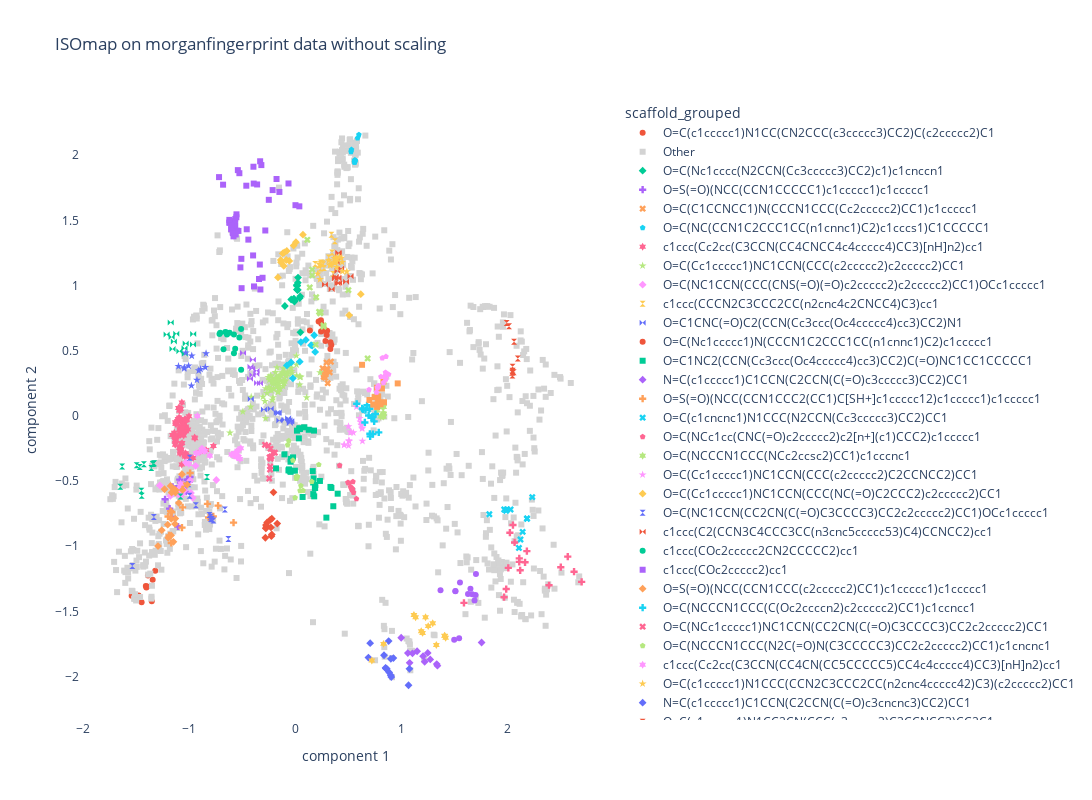

Notebook code for this chart:
### Code cell
fig_ISO_morgan = px.scatter(final_ISO_morgan, x="component 1", y="component 2",
                   color = "scaffold_grouped",symbol='scaffold_grouped',
                    symbol_sequence = symbols,                   
                    color_discrete_map= {'Other': 'lightgrey', 
                                        },
                    title = 'ISOmap on morganfingerprint data without scaling',
                                      width=1200,
                                      height=800,render_mode='SVG')
fig_ISO_morgan.update_layout(plot_bgcolor='White')
#fig_ISO_morgan.show()
app_scatter = molplotly.add_molecules(fig=fig_ISO_morgan,
                                      df=final_ISO_morgan,
                                      smiles_col='smiles',
                                      title_col='InChIKey',
                                      condition_col = 'scaffold_grouped')
                                                                          
app_scatter.run_server(mode='inline', port=9703, height=800)

### Figure 1 — Plotly figure (JSON) as saved in the notebook; plotly's stock layout.template omitted (floating-point values rounded to 4 significant figures; data arrays with more than 128 entries replaced by an {"elided": "..."} marker saying what was removed)
{"data": [{"hovertemplate": "scaffold_grouped=O=C(c1ccccc1)N1CC(CN2CCC(c3ccccc3)CC2)C(c2ccccc2)C1<br>component 1=%{x}<br>component 2=%{y}<extra></extra>", "legendgroup": "O=C(c1ccccc1)N1CC(CN2CCC(c3ccccc3)CC2)C(c2ccccc2)C1", "marker": {"color": "#EF553B", "symbol": "circle"}, "mode": "markers", "name": "O=C(c1ccccc1)N1CC(CN2CCC(c3ccccc3)CC2)C(c2ccccc2)C1", "orientation": "v", "showlegend": true, "type": "scatter", "x": [-1.389, -1.477, -1.321, -1.398, -1.543, -1.409, -1.504, -1.449, -1.345, -1.353, -1.404], "xaxis": "x", "y": [-1.225, -1.378, -1.189, -1.309, -1.381, -1.306, -1.397, -1.43, -1.257, -1.422, -1.318], "yaxis": "y"}, {"hovertemplate": "scaffold_grouped=Other<br>component 1=%{x}<br>component 2=%{y}<extra></extra>", "legendgroup": "Other", "marker": {"color": "lightgrey", "symbol": "square"}, "mode": "markers", "name": "Other", "orientation": "v", "showlegend": true, "type": "scatter", "x": {"elided": "1401 float values"}, "xaxis": "x", "y": {"elided": "1401 float values"}, "yaxis": "y"}, {"hovertemplate": "scaffold_grouped=O=C(Nc1cccc(N2CCN(Cc3ccccc3)CC2)c1)c1cnccn1<br>component 1=%{x}<br>component 2=%{y}<extra></extra>", "legendgroup": "O=C(Nc1cccc(N2CCN(Cc3ccccc3)CC2)c1)c1cnccn1", "marker": {"color": "#00cc96", "symbol": "diamond"}, "mode": "markers", "name": "O=C(Nc1cccc(N2CCN(Cc3ccccc3)CC2)c1)c1cnccn1", "orientation": "v", "showlegend": true, "type": "scatter", "x": [0.04288, -0.03795, -0.009311, -0.01392, 0.049, 0.01855, 0.02226, 0.02494, -0.01501, 0.01411, -0.009128, -0.00698, 0.01645, 0.02303, 0.01536, 0.02644, -0.09759, 0.04653, -0.009946, -0.009748], "xaxis": "x", "y": [0.9037, 0.8927, 0.8865, 0.8858, 0.6407, 1.001, 0.9665, 1.022, 0.8979, 1.003, 0.8863, 0.8766, 0.9968, 0.9645, 0.9684, 1.061, 0.8428, 0.9169, 0.8966, 0.8815], "yaxis": "y"}, {"hovertemplate": "scaffold_grouped=O=S(=O)(NCC(CCN1CCCCC1)c1ccccc1)c1ccccc1<br>component 1=%{x}<br>component 2=%{y}<extra></extra>", "legendgroup": "O=S(=O)(NCC(CCN1CCCCC1)c1ccccc1)c1ccccc1", "marker": {"color": "#ab63fa", "symbol": "cross"}, "mode": "markers", "name": "O=S(=O)(NCC(CCN1CCCCC1)c1ccccc1)c1ccccc1", "orientation": "v", "showlegend": true, "type": "scatter", "x": [-1.185, -1.018, -1.089, -1.121, -1.08, -1.034, -1.011, -1.228, -1.03, -0.9927, -0.9999, -1.157, -1.168, -1.105], "xaxis": "x", "y": [-0.7117, -0.4912, -0.4893, -0.5581, -0.5114, -0.5366, -0.4875, -0.6401, -0.5822, -0.4695, -0.5032, -0.5444, -0.7748, -0.8489], "yaxis": "y"}, {"hovertemplate": "scaffold_grouped=O=C(C1CCNCC1)N(CCCN1CCC(Cc2ccccc2)CC1)c1ccccc1<br>component 1=%{x}<br>component 2=%{y}<extra></extra>", "legendgroup": "O=C(C1CCNCC1)N(CCCN1CCC(Cc2ccccc2)CC1)c1ccccc1", "marker": {"color": "#FFA15A", "symbol": "x"}, "mode": "markers", "name": "O=C(C1CCNCC1)N(CCCN1CCC(Cc2ccccc2)CC1)c1ccccc1", "orientation": "v", "showlegend": true, "type": "scatter", "x": [0.2689, 0.2719, 0.3364, 0.3065, 0.2945, 0.2873, 0.2752, 0.2828, 0.3254, 0.2958, 0.3039, 0.271, 0.2779, 0.2977, 0.2583], "xaxis": "x", "y": [0.2992, 0.3172, 0.4151, 0.2504, 0.3435, 0.3181, 0.3147, 0.2925, 0.3333, 0.4088, 0.3584, 0.6646, 0.3214, 0.3604, 0.3647], "yaxis": "y"}, {"hovertemplate": "scaffold_grouped=O=C(NC(CCN1C2CCC1CC(n1cnnc1)C2)c1cccs1)C1CCCCC1<br>component 1=%{x}<br>component 2=%{y}<extra></extra>", "legendgroup": "O=C(NC(CCN1C2CCC1CC(n1cnnc1)C2)c1cccs1)C1CCCCC1", "marker": {"color": "#19d3f3", "symbol": "pentagon"}, "mode": "markers", "name": "O=C(NC(CCN1C2CCC1CC(n1cnnc1)C2)c1cccs1)C1CCCCC1", "orientation": "v", "showlegend": true, "type": "scatter", "x": [0.5304, 0.5664, 0.5604, 0.5601, 0.5628, 0.6004, 0.5598, 0.5882, 0.5261, 0.5616], "xaxis": "x", "y": [2.043, 1.957, 1.95, 1.945, 1.964, 2.156, 1.945, 2.131, 2.026, 1.957], "yaxis": "y"}, {"hovertemplate": "scaffold_grouped=c1ccc(Cc2cc(C3CCN(CC4CNCC4c4ccccc4)CC3)[nH]n2)cc1<br>component 1=%{x}<br>component 2=%{y}<extra></extra>", "legendgroup": "c1ccc(Cc2cc(C3CCN(CC4CNCC4c4ccccc4)CC3)[nH]n2)cc1", "marker": {"color": "#FF6692", "symbol": "hexagram"}, "mode": "markers", "name": "c1ccc(Cc2cc(C3CCN(CC4CNCC4c4ccccc4)CC3)[nH]n2)cc1", "orientation": "v", "showlegend": true, "type": "scatter", "x": [-1.07, -1.042, -1.009, -1.131, -1.03, -1.078, -1.086, -1.126, -1.129, -1.092, -1.08, -1.052, -1.034, -1.126, -1.055, -1.084, -1.064, -1.03, -1.14, -1.03, -1.061, -1.048, -1.112, -0.964, -1.078, -1.127, -1.049, -1.038, -1.091, -1.082, -1.096, -1.129, -1.085, -0.9455, -1.13, -1.034, -1.031, -1.158, -1.045, -1.09, -1.106, -1.002, -1.085, -1.083, -1.111, -1.052, -1.073, -0.95, -1.089, -1.012, -1.047, -1.091, -1.067, -1.054, -1.065, -1.088, -1.07, -1.067, -1.04, -1.021, -1.036, -0.8412, -1.132, -0.7718, -1.137, -1.03, -1.086, -1.136, -1.076, -1.068, -1.102, -1.104, -1.095, -1.092, -1.118, -0.9012], "xaxis": "x", "y": [-0.3731, -0.3031, -0.3097, -0.1934, -0.0813, -0.04345, -0.2894, -0.06018, -0.1847, -0.02432, 0.05217, -0.08195, -0.286, -0.1839, -0.1112, -0.1089, -0.1345, -0.09503, -0.1303, -0.2978, -0.03985, -0.06274, -0.1579, -0.3228, -0.1371, -0.06129, -0.1212, -0.3149, -0.103, -0.1454, -0.01168, -0.1845, -0.2342, -0.1715, -0.04872, -0.03052, -0.1181, -0.1466, -0.0269, 0.0422, -0.02491, -0.003719, -0.2749, -0.02471, -0.03989, -0.1503, -0.257, -0.166, 0.05749, -0.1049, -0.1181, -0.2464, -0.2081, -0.07626, -0.1322, -0.08798, 0.1026, -0.1422, -0.3039, -0.02935, -0.02921, -0.2623, -0.2215, -0.2317, -0.1603, -0.03613, -0.1195, -0.1587, -0.2139, -0.09367, 0.05996, -0.02327, 0.06114, 0.04026, -0.05561, -0.2783], "yaxis": "y"}, {"hovertemplate": "scaffold_grouped=O=C(Cc1ccccc1)NC1CCN(CCC(c2ccccc2)c2ccccc2)CC1<br>component 1=%{x}<br>component 2=%{y}<extra></extra>", "legendgroup": "O=C(Cc1ccccc1)NC1CCN(CCC(c2ccccc2)c2ccccc2)CC1", "marker": {"color": "#B6E880", "symbol": "star"}, "mode": "markers", "name": "O=C(Cc1ccccc1)NC1CCN(CCC(c2ccccc2)c2ccccc2)CC1", "orientation": "v", "showlegend": true, "type": "scatter", "x": [-0.09651, -0.6156, -0.0392, -0.1144, -0.1077, -0.2286, 0.2339, -0.08551, -0.4942, -0.03422, -0.1695, -0.1581, -0.1529, -0.2117, -0.174, -0.03547, -0.1653, -0.06022, -0.4154, -0.4207, -0.08756, 0.1078, -0.2359, -0.09397, -0.1868, -0.2537, -0.2139, -0.1058, -0.1119, -0.172, -0.06522, 0.04446, -0.1583, -0.1892, 0.04194, -0.08122, -0.2157, -0.1865, -0.1736, 0.04229, -0.278, -0.1089, -0.2668, -0.1768, 0.01076, -0.1336, 0.05189, -0.1391, -0.2054, -0.2208, -0.1121, -0.2047, -0.1215, -0.174, -0.0716, -0.07555, -0.2444, -0.1417, -0.2857, -0.2096, -0.2085, -0.2115, -0.155, -0.04458, 0.01213, -0.2345, -0.2797, -0.2481, -0.2029, 0.01391, -0.2101, -0.152, -0.3045, -0.1661, -0.2241, -0.0474, -0.1387, -0.2089], "xaxis": "x", "y": [0.2693, -0.13, 0.3673, 0.2274, 0.3365, 0.3013, 0.333, 0.3041, 0.03202, 0.3417, 0.2479, 0.2925, 0.2422, 0.2619, 0.284, 0.3244, 0.1818, 0.3889, 0.1447, 0.06855, 0.3139, 0.1403, 0.198, 0.2666, 0.2874, 0.2955, 0.2678, 0.2535, 0.3637, 0.3712, 0.3893, 0.2969, 0.185, 0.2808, 0.3014, 0.378, 0.1208, 0.3333, 0.2556, 0.239, 0.2102, 0.2531, 0.1739, 0.2889, 0.4615, 0.3069, 0.2986, 0.2687, 0.2478, 0.2598, 0.2712, 0.2092, 0.332, 0.2778, 0.3378, 0.3229, 0.2745, 0.2068, 0.1115, 0.2633, 0.2508, 0.2753, 0.2096, 0.3975, 0.392, 0.3099, -0.01869, 0.2217, 0.2064, 0.3084, 0.1401, 0.3093, 0.1462, 0.224, 0.1962, 0.3904, 0.3135, 0.2543], "yaxis": "y"}, {"hovertemplate": "scaffold_grouped=O=C(NC1CCN(CCC(CNS(=O)(=O)c2ccccc2)c2ccccc2)CC1)OCc1ccccc1<br>component 1=%{x}<br>component 2=%{y}<extra></extra>", "legendgroup": "O=C(NC1CCN(CCC(CNS(=O)(=O)c2ccccc2)c2ccccc2)CC1)OCc1ccccc1", "marker": {"color": "#FF97FF", "symbol": "diamond"}, "mode": "markers", "name": "O=C(NC1CCN(CCC(CNS(=O)(=O)c2ccccc2)c2ccccc2)CC1)OCc1ccccc1", "orientation": "v", "showlegend": true, "type": "scatter", "x": [-1.118, -0.94, -1.087, -1.067, -1.03, -1.088, -1.179, -0.9834, -0.9665, -0.9907, -1.061, -0.7441, -1.278, -0.8801, -1.046, -1.085, -1.092, -1.125, -1.127], "xaxis": "x", "y": [-0.5745, -0.3835, -0.5502, -0.602, -0.3578, -0.5643, -0.614, -0.5914, -0.6287, -0.496, -0.5623, -0.4923, -0.5337, -0.2514, -0.572, -0.6147, -0.5558, -0.5768, -0.5894], "yaxis": "y"}, {"hovertemplate": "scaffold_grouped=c1ccc(CCCN2C3CCC2CC(n2cnc4c2CNCC4)C3)cc1<br>component 1=%{x}<br>component 2=%{y}<extra></extra>", "legendgroup": "c1ccc(CCCN2C3CCC2CC(n2cnc4c2CNCC4)C3)cc1", "marker": {"color": "#FECB52", "symbol": "hourglass"}, "mode": "markers", "name": "c1ccc(CCCN2C3CCC2CC(n2cnc4c2CNCC4)C3)cc1", "orientation": "v", "showlegend": true, "type": "scatter", "x": [0.266, 0.2709, 0.3577, 0.3732, 0.2376, 0.1883, 0.2441, 0.3418, 0.257, 0.2192, 0.2376, 0.3158, 0.3476], "xaxis": "x", "y": [1.164, 1.134, 1.087, 1.34, 1.13, 1.165, 1.176, 1.389, 1.172, 1.154, 1.166, 1.214, 1.253], "yaxis": "y"}, {"hovertemplate": "scaffold_grouped=O=C1CNC(=O)C2(CCN(Cc3ccc(Oc4ccccc4)cc3)CC2)N1<br>component 1=%{x}<br>component 2=%{y}<extra></extra>", "legendgroup": "O=C1CNC(=O)C2(CCN(Cc3ccc(Oc4ccccc4)cc3)CC2)N1", "marker": {"color": "#636efa", "symbol": "bowtie"}, "mode": "markers", "name": "O=C1CNC(=O)C2(CCN(Cc3ccc(Oc4ccccc4)cc3)CC2)N1", "orientation": "v", "showlegend": true, "type": "scatter", "x": [-0.03903, -0.2314, -0.4189, -0.1495, -0.1744, -0.2952, -0.05414, -0.1597, -0.03742, -0.1575, -0.05102, -0.06701, -0.1004], "xaxis": "x", "y": [-0.04107, 0.05425, 0.1293, -0.03546, 0.02312, 0.04918, -0.03385, 0.02011, -0.04239, 0.02542, -0.05415, -0.01851, -0.02971], "yaxis": "y"}, {"hovertemplate": "scaffold_grouped=O=C(Nc1ccccc1)N(CCCN1C2CCC1CC(n1cnnc1)C2)c1ccccc1<br>component 1=%{x}<br>component 2=%{y}<extra></extra>", "legendgroup": "O=C(Nc1ccccc1)N(CCCN1C2CCC1CC(n1cnnc1)C2)c1ccccc1", "marker": {"color": "#EF553B", "symbol": "circle"}, "mode": "markers", "name": "O=C(Nc1ccccc1)N(CCCN1C2CCC1CC(n1cnnc1)C2)c1ccccc1", "orientation": "v", "showlegend": true, "type": "scatter", "x": [0.2851, 0.2425, 0.3006, 0.3324, 0.138, 0.2467, 0.2965, 0.2433, 0.2564, 0.3404, 0.2208, 0.3317], "xaxis": "x", "y": [0.5739, 0.7336, 0.6535, 0.5643, 0.6553, 0.7062, 0.6198, 0.6479, 0.6521, 0.5435, 0.7232, 0.5133], "yaxis": "y"}, {"hovertemplate": "scaffold_grouped=O=C1NC2(CCN(Cc3ccc(Oc4ccccc4)cc3)CC2)C(=O)NC1CC1CCCCC1<br>component 1=%{x}<br>component 2=%{y}<extra></extra>", "legendgroup": "O=C1NC2(CCN(Cc3ccc(Oc4ccccc4)cc3)CC2)C(=O)NC1CC1CCCCC1", "marker": {"color": "#00cc96", "symbol": "square"}, "mode": "markers", "name": "O=C1NC2(CCN(Cc3ccc(Oc4ccccc4)cc3)CC2)C(=O)NC1CC1CCCCC1", "orientation": "v", "showlegend": true, "type": "scatter", "x": [-0.05911, -0.02098, 0.3323, 0.1649, 0.2939, -0.003225, -0.04412, 0.04082, 0.4005, -0.04125, -0.05123, 0.1855, 0.3591, 0.1705, 0.06953, -0.1815, 0.04095, 0.3412, -0.1017, 0.1774, 0.1274, 0.1692, 0.1731, -0.04398, 0.01636, 0.2331, 0.04036, -0.06393, 0.179, 0.03457, 0.1877, 0.0849, 0.04516, 0.1895], "xaxis": "x", "y": [-0.4108, -0.3186, -0.5453, -0.4239, -0.7808, -0.4206, -0.3516, -0.09834, -0.5971, -0.3298, -0.4208, -0.5531, -0.6934, -0.6003, -0.6223, -0.403, -0.09661, -0.553, -0.2953, -0.1132, -0.1067, -0.511, -0.4805, -0.4296, -0.1135, -0.4995, -0.09851, -0.4182, -0.6175, -0.1727, -0.5534, -0.08797, -0.0989, -0.5296], "yaxis": "y"}, {"hovertemplate": "scaffold_grouped=N=C(c1ccccc1)C1CCN(C2CCN(C(=O)c3ccccc3)CC2)CC1<br>component 1=%{x}<br>component 2=%{y}<extra></extra>", "legendgroup": "N=C(c1ccccc1)C1CCN(C2CCN(C(=O)c3ccccc3)CC2)CC1", "marker": {"color": "#ab63fa", "symbol": "diamond"}, "mode": "markers", "name": "N=C(c1ccccc1)C1CCN(C2CCN(C(=O)c3ccccc3)CC2)CC1", "orientation": "v", "showlegend": true, "type": "scatter", "x": [1.15, 1.335, 1.079, 0.9995, 1.274, 1.758, 1.062, 1.206, 1.341, 1.25, 1.106, 1.221], "xaxis": "x", "y": [-1.806, -1.904, -1.894, -1.702, -1.869, -1.739, -1.82, -1.844, -1.916, -1.819, -1.822, -1.886], "yaxis": "y"}, {"hovertemplate": "scaffold_grouped=O=S(=O)(NCC(CCN1CCC2(CC1)C[SH+]c1ccccc12)c1ccccc1)c1ccccc1<br>component 1=%{x}<br>component 2=%{y}<extra></extra>", "legendgroup": "O=S(=O)(NCC(CCN1CCC2(CC1)C[SH+]c1ccccc12)c1ccccc1)c1ccccc1", "marker": {"color": "#FFA15A", "symbol": "cross"}, "mode": "markers", "name": "O=S(=O)(NCC(CCN1CCC2(CC1)C[SH+]c1ccccc12)c1ccccc1)c1ccccc1", "orientation": "v", "showlegend": true, "type": "scatter", "x": [-0.828, -0.5819, -1.2, -1.169, -0.8176, -0.9916, -1.068, -0.7728, -0.7279, -1.062, -1.176, -1.19, -1.165], "xaxis": "x", "y": [-0.6755, -0.8188, -0.7719, -0.9755, -0.7793, -0.4388, -0.8575, -0.7714, -0.6884, -0.702, -0.7307, -0.9173, -0.7399], "yaxis": "y"}, {"hovertemplate": "scaffold_grouped=O=C(c1cncnc1)N1CCC(N2CCN(Cc3ccccc3)CC2)CC1<br>component 1=%{x}<br>component 2=%{y}<extra></extra>", "legendgroup": "O=C(c1cncnc1)N1CCC(N2CCN(Cc3ccccc3)CC2)CC1", "marker": {"color": "#19d3f3", "symbol": "x"}, "mode": "markers", "name": "O=C(c1cncnc1)N1CCC(N2CCN(Cc3ccccc3)CC2)CC1", "orientation": "v", "showlegend": true, "type": "scatter", "x": [2.187, 2.186, 1.996, 2.236, 2.031, 2.125, 1.989, 2.11, 1.971, 2.145, 1.831], "xaxis": "x", "y": [-0.7869, -0.7893, -0.7168, -0.6232, -0.7184, -0.9487, -0.728, -1.013, -0.7186, -0.89, -0.7549], "yaxis": "y"}, {"hovertemplate": "scaffold_grouped=O=C(NCc1cc(CNC(=O)c2ccccc2)c2[n+](c1)CCC2)c1ccccc1<br>component 1=%{x}<br>component 2=%{y}<extra></extra>", "legendgroup": "O=C(NCc1cc(CNC(=O)c2ccccc2)c2[n+](c1)CCC2)c1ccccc1", "marker": {"color": "#FF6692", "symbol": "pentagon"}, "mode": "markers", "name": "O=C(NCc1cc(CNC(=O)c2ccccc2)c2[n+](c1)CCC2)c1ccccc1", "orientation": "v", "showlegend": true, "type": "scatter", "x": [0.534, 0.4972, 0.4187, 0.5772, 0.5341, 0.5219, 0.5379, 0.5382, 0.5033, 0.5442, 0.5367, 0.5496, 0.5287, 0.5375], "xaxis": "x", "y": [-0.5587, -0.5109, -0.3807, -0.6365, -0.5573, -0.5446, -0.5616, -0.5646, -0.5159, -0.5056, -0.5679, -0.5876, -0.5528, -0.565], "yaxis": "y"}, {"hovertemplate": "scaffold_grouped=O=C(NCCCN1CCC(NCc2ccsc2)CC1)c1cccnc1<br>component 1=%{x}<br>component 2=%{y}<extra></extra>", "legendgroup": "O=C(NCCCN1CCC(NCc2ccsc2)CC1)c1cccnc1", "marker": {"color": "#B6E880", "symbol": "hexagram"}, "mode": "markers", "name": "O=C(NCCCN1CCC(NCc2ccsc2)CC1)c1cccnc1", "orientation": "v", "showlegend": true, "type": "scatter", "x": [0.7541, 0.8061, 0.8223, 0.8257, 0.8345, 0.8012, 0.8324, 0.8311, 0.8278, 0.7735, 0.8343], "xaxis": "x", "y": [0.1546, -0.004507, 0.06739, 0.07153, 0.01373, 0.08723, -0.006133, 0.02094, -0.002907, 0.04037, 0.06781], "yaxis": "y"}, {"hovertemplate": "scaffold_grouped=O=C(Cc1ccccc1)NC1CCN(CCC(c2ccccc2)C2CCNCC2)CC1<br>component 1=%{x}<br>component 2=%{y}<extra></extra>", "legendgroup": "O=C(Cc1ccccc1)NC1CCN(CCC(c2ccccc2)C2CCNCC2)CC1", "marker": {"color": "#FF97FF", "symbol": "star"}, "mode": "markers", "name": "O=C(Cc1ccccc1)NC1CCN(CCC(c2ccccc2)C2CCNCC2)CC1", "orientation": "v", "showlegend": true, "type": "scatter", "x": [0.5024, 0.6084, 0.5061, 0.5079, 0.6156, 0.5239, 0.4608, 0.5482, 0.634, 0.577, 0.6319, 0.5208, 0.6305, 0.4627, 0.6233, 0.5031], "xaxis": "x", "y": [-0.08219, -0.01868, -0.1894, -0.1954, -0.04733, -0.1276, -0.2234, -0.129, -0.1938, 0.06827, -0.0926, -0.1225, -0.09846, -0.2221, -0.07116, -0.2291], "yaxis": "y"}, {"hovertemplate": "scaffold_grouped=O=C(Cc1ccccc1)NC1CCN(CCC(NC(=O)C2CCC2)c2ccccc2)CC1<br>component 1=%{x}<br>component 2=%{y}<extra></extra>", "legendgroup": "O=C(Cc1ccccc1)NC1CCN(CCC(NC(=O)C2CCC2)c2ccccc2)CC1", "marker": {"color": "#FECB52", "symbol": "diamond"}, "mode": "markers", "name": "O=C(Cc1ccccc1)NC1CCN(CCC(NC(=O)C2CCC2)c2ccccc2)CC1", "orientation": "v", "showlegend": true, "type": "scatter", "x": [0.6184, -0.137, -0.1346, -0.0793, -0.01512, -0.05577, -0.1077, -0.1183, 0.006587, -0.08446, -0.1027, 0.07286, 0.5083, -0.1628], "xaxis": "x", "y": [0.9333, 1.196, 1.179, 1.265, 1.306, 1.189, 1.15, 1.246, 1.332, 1.196, 1.254, 1.39, 0.7724, 1.062], "yaxis": "y"}, {"hovertemplate": "scaffold_grouped=O=C(NC1CCN(CC2CN(C(=O)C3CCCC3)CC2c2ccccc2)CC1)OCc1ccccc1<br>component 1=%{x}<br>component 2=%{y}<extra></extra>", "legendgroup": "O=C(NC1CCN(CC2CN(C(=O)C3CCCC3)CC2c2ccccc2)CC1)OCc1ccccc1", "marker": {"color": "#636efa", "symbol": "hourglass"}, "mode": "markers", "name": "O=C(NC1CCN(CC2CN(C(=O)C3CCCC3)CC2c2ccccc2)CC1)OCc1ccccc1", "orientation": "v", "showlegend": true, "type": "scatter", "x": [-0.7957, -0.7909, -0.6636, -1.333, -0.9374, -0.7975, -0.7711, -1.007, -0.8091, -0.6308, -1.537, -0.9964, -0.9946, -0.7873], "xaxis": "x", "y": [-0.7885, -0.7915, -0.718, -0.7763, -0.6858, -0.7741, -0.8022, -0.5253, -0.7614, -0.9449, -1.152, -0.6124, -0.3211, -0.794], "yaxis": "y"}, {"hovertemplate": "scaffold_grouped=c1ccc(C2(CCN3C4CCC3CC(n3cnc5ccccc53)C4)CCNCC2)cc1<br>component 1=%{x}<br>component 2=%{y}<extra></extra>", "legendgroup": "c1ccc(C2(CCN3C4CCC3CC(n3cnc5ccccc53)C4)CCNCC2)cc1", "marker": {"color": "#EF553B", "symbol": "bowtie"}, "mode": "markers", "name": "c1ccc(C2(CCN3C4CCC3CC(n3cnc5ccccc53)C4)CCNCC2)cc1", "orientation": "v", "showlegend": true, "type": "scatter", "x": [0.3901, 0.4097, 0.3984, 0.3745, 0.5216, 0.4329, 0.4026, 0.4088, 0.3434, 0.4072, 0.4132, 0.3989, 0.4795, 0.3823, 0.2806, 0.3903], "xaxis": "x", "y": [1.18, 1.246, 1.11, 1.053, 1.071, 1.131, 1.058, 1.058, 0.9705, 1.251, 1.019, 1.018, 1.03, 1.068, 1.008, 1.207], "yaxis": "y"}, {"hovertemplate": "scaffold_grouped=c1ccc(COc2ccccc2CN2CCCCC2)cc1<br>component 1=%{x}<br>component 2=%{y}<extra></extra>", "legendgroup": "c1ccc(COc2ccccc2CN2CCCCC2)cc1", "marker": {"color": "#00cc96", "symbol": "circle"}, "mode": "markers", "name": "c1ccc(COc2ccccc2CN2CCCCC2)cc1", "orientation": "v", "showlegend": true, "type": "scatter", "x": [-0.6767, -0.5663, -0.7075, -0.5106, -0.6493, -0.7146, -0.5103, -0.578, -0.6189, -0.6442, -0.5781, -0.6594, -0.527], "xaxis": "x", "y": [0.5117, 0.5151, 0.6366, 0.6666, 0.6386, 0.6277, 0.3544, 0.4808, 0.6381, 0.6242, 0.624, 0.6429, 0.6001], "yaxis": "y"}, {"hovertemplate": "scaffold_grouped=c1ccc(COc2ccccc2)cc1<br>component 1=%{x}<br>component 2=%{y}<extra></extra>", "legendgroup": "c1ccc(COc2ccccc2)cc1", "marker": {"color": "#ab63fa", "symbol": "square"}, "mode": "markers", "name": "c1ccc(COc2ccccc2)cc1", "orientation": "v", "showlegend": true, "type": "scatter", "x": [-0.6188, -0.1493, -0.5083, -0.5357, -0.4421, -0.7186, -0.5896, -0.5269, 0.002294, -0.5613, -0.5506, -0.3082, -0.6806, -0.3418, -0.3309, -0.1764, -0.2492, -0.569, -0.3339, -0.5696, -0.3973, -0.3943, -0.3891, -0.5412, -0.3195, -0.5808, -0.5542, -0.5172, -0.5822, -0.2131, -0.5941, -0.506, -0.6047, -0.3593, -0.6214, -0.4574, 0.03868, -0.3916, -0.0635, -0.5658, -0.58, -0.6014, -0.5656, -0.2823, -0.5553, -0.6215, -0.5883, -0.3285, -0.4615], "xaxis": "x", "y": [1.481, 1.718, 1.205, 1.419, 1.352, 1.831, 1.408, 1.862, 1.616, 1.391, 1.421, 1.059, 1.773, 1.05, 1.953, 1.817, 1.657, 1.396, 1.161, 1.494, 1.231, 1.911, 0.9928, 1.885, 1.924, 1.414, 1.546, 1.139, 1.377, 1.732, 1.436, 0.9795, 1.433, 1.775, 1.482, 1.431, 1.607, 1.782, 1.783, 1.463, 1.404, 1.461, 1.51, 1.422, 1.524, 1.503, 1.401, 0.9693, 1.766], "yaxis": "y"}, {"hovertemplate": "scaffold_grouped=O=S(=O)(NCC(CCN1CCC(c2ccccc2)CC1)c1ccccc1)c1ccccc1<br>component 1=%{x}<br>component 2=%{y}<extra></extra>", "legendgroup": "O=S(=O)(NCC(CCN1CCC(c2ccccc2)CC1)c1ccccc1)c1ccccc1", "marker": {"color": "#FFA15A", "symbol": "diamond"}, "mode": "markers", "name": "O=S(=O)(NCC(CCN1CCC(c2ccccc2)CC1)c1ccccc1)c1ccccc1", "orientation": "v", "showlegend": true, "type": "scatter", "x": [-1.062, -1.13, -1.198, -1.019, -1.131, -1.259, -1.098, -1.294, -1.166, -1.169, -1.233, -1.068, -1.132, -1.134, -1.143, -1.171, -1.058, -1.176, -1.131, -1.203, -1.149], "xaxis": "x", "y": [-0.5683, -0.588, -0.935, -0.5278, -0.5718, -0.8769, -0.6679, -0.999, -0.5879, -0.7899, -0.5631, -0.4481, -0.5671, -0.829, -0.5643, -0.9169, -0.528, -0.5372, -0.7877, -0.8347, -0.9666], "yaxis": "y"}, {"hovertemplate": "scaffold_grouped=O=C(NCCCN1CCC(C(Oc2ccccn2)c2ccccc2)CC1)c1ccncc1<br>component 1=%{x}<br>component 2=%{y}<extra></extra>", "legendgroup": "O=C(NCCCN1CCC(C(Oc2ccccn2)c2ccccc2)CC1)c1ccncc1", "marker": {"color": "#19d3f3", "symbol": "cross"}, "mode": "markers", "name": "O=C(NCCCN1CCC(C(Oc2ccccn2)c2ccccc2)CC1)c1ccncc1", "orientation": "v", "showlegend": true, "type": "scatter", "x": [0.6567, 0.7068, 0.7041, 0.6775, 0.7302, 0.7186, 0.7878, 0.7445, 0.6629, 0.7015, 0.5801, 0.6923, 0.7274, 0.7565, 0.6377, 0.7328, 0.6314], "xaxis": "x", "y": [-0.05057, -0.1575, -0.1374, 0.08101, -0.008367, -0.01447, -0.1264, -0.04214, 0.04397, 0.0547, 0.0927, 0.002899, -0.007821, 0.01389, 0.05002, -0.1402, 0.05672], "yaxis": "y"}, {"hovertemplate": "scaffold_grouped=O=C(NCc1ccccc1)NC1CCN(CC2CN(C(=O)C3CCCC3)CC2c2ccccc2)CC1<br>component 1=%{x}<br>component 2=%{y}<extra></extra>", "legendgroup": "O=C(NCc1ccccc1)NC1CCN(CC2CN(C(=O)C3CCCC3)CC2c2ccccc2)CC1", "marker": {"color": "#FF6692", "symbol": "x"}, "mode": "markers", "name": "O=C(NCc1ccccc1)NC1CCN(CC2CN(C(=O)C3CCCC3)CC2c2ccccc2)CC1", "orientation": "v", "showlegend": true, "type": "scatter", "x": [-0.228, -0.2537, -0.2324, -0.2096, -0.2328, -0.1921, -0.2853, -0.2449, -0.2234, -0.2418, -0.2359, -0.2372], "xaxis": "x", "y": [-0.3143, -0.2292, -0.33, -0.2825, -0.253, -0.2825, -0.2223, -0.4807, -0.3103, -0.3181, -0.3882, -0.4117], "yaxis": "y"}, {"hovertemplate": "scaffold_grouped=O=C(NCCCN1CCC(N2C(=O)N(C3CCCCC3)CC2c2ccccc2)CC1)c1cncnc1<br>component 1=%{x}<br>component 2=%{y}<extra></extra>", "legendgroup": "O=C(NCCCN1CCC(N2C(=O)N(C3CCCCC3)CC2c2ccccc2)CC1)c1cncnc1", "marker": {"color": "#B6E880", "symbol": "pentagon"}, "mode": "markers", "name": "O=C(NCCCN1CCC(N2C(=O)N(C3CCCCC3)CC2c2ccccc2)CC1)c1cncnc1", "orientation": "v", "showlegend": true, "type": "scatter", "x": [0.2223, 0.05316, -0.07134, -0.02166, 0.04564, -0.06103, 0.1563, 0.07361, -0.0005675, 0.01114, 0.01043, 0.01948, 0.01802], "xaxis": "x", "y": [-0.3743, -0.5357, -0.2233, -0.3415, -0.5742, -0.1918, -0.5042, -0.5731, -0.6279, -0.4818, -0.4674, -0.4689, -0.4644], "yaxis": "y"}, {"hovertemplate": "scaffold_grouped=c1ccc(Cc2cc(C3CCN(CC4CN(CC5CCCCC5)CC4c4ccccc4)CC3)[nH]n2)cc1<br>component 1=%{x}<br>component 2=%{y}<extra></extra>", "legendgroup": "c1ccc(Cc2cc(C3CCN(CC4CN(CC5CCCCC5)CC4c4ccccc4)CC3)[nH]n2)cc1", "marker": {"color": "#FF97FF", "symbol": "hexagram"}, "mode": "markers", "name": "c1ccc(Cc2cc(C3CCN(CC4CN(CC5CCCCC5)CC4c4ccccc4)CC3)[nH]n2)cc1", "orientation": "v", "showlegend": true, "type": "scatter", "x": [-0.5469, -1.003, -0.9033, -0.9227, -0.6014, -1.081, -0.5718, -0.8509, -0.5571, -0.934, -0.8053, -0.5454, -0.5219, -0.5503, -0.5441, -0.9304, -0.5513, -0.5133, -0.5832, -0.5634, -0.5774, -0.8586, -0.5338, -0.5661], "xaxis": "x", "y": [-0.3097, -0.3691, -0.2801, -0.001089, -0.2957, -0.5184, -0.2941, -0.2672, -0.2886, -0.2869, -0.3053, -0.267, -0.3313, -0.3181, -0.3122, -0.2848, -0.2835, -0.2483, -0.3016, -0.284, -0.2993, -0.2709, -0.3162, -0.2893], "yaxis": "y"}, {"hovertemplate": "scaffold_grouped=O=C(c1ccccc1)N1CCC(CCN2C3CCC2CC(n2cnc4ccccc42)C3)(c2ccccc2)CC1<br>component 1=%{x}<br>component 2=%{y}<extra></extra>", "legendgroup": "O=C(c1ccccc1)N1CCC(CCN2C3CCC2CC(n2cnc4ccccc42)C3)(c2ccccc2)CC1", "marker": {"color": "#FECB52", "symbol": "star"}, "mode": "markers", "name": "O=C(c1ccccc1)N1CCC(CCN2C3CCC2CC(n2cnc4ccccc42)C3)(c2ccccc2)CC1", "orientation": "v", "showlegend": true, "type": "scatter", "x": [0.4457, 0.3699, 0.3844, 0.3293, 0.3904, 0.234, 0.3405, 0.2127, 0.4344, 0.3292, 0.4425, 0.3713, 0.3892, 0.3158, 0.4868, 0.3786, 0.3873, 0.4167, 0.3827], "xaxis": "x", "y": [1.109, 1.175, 1.187, 1.155, 1.14, 1.047, 1.162, 1.09, 1.211, 1.158, 1.178, 1.208, 1.217, 1.191, 1.107, 1.174, 1.188, 1.218, 1.195], "yaxis": "y"}, {"hovertemplate": "scaffold_grouped=N=C(c1ccccc1)C1CCN(C2CCN(C(=O)c3cncnc3)CC2)CC1<br>component 1=%{x}<br>component 2=%{y}<extra></extra>", "legendgroup": "N=C(c1ccccc1)C1CCN(C2CCN(C(=O)c3cncnc3)CC2)CC1", "marker": {"color": "#636efa", "symbol": "diamond"}, "mode": "markers", "name": "N=C(c1ccccc1)C1CCN(C2CCN(C(=O)c3cncnc3)CC2)CC1", "orientation": "v", "showlegend": true, "type": "scatter", "x": [0.8525, 0.8374, 0.9009, 0.8542, 0.9016, 0.8864, 0.9259, 0.8814, 0.7068, 0.8636, 0.6902, 1.077, 1.069, 0.9062], "xaxis": "x", "y": [-1.933, -1.837, -1.99, -1.938, -1.864, -1.968, -1.858, -1.728, -1.744, -1.94, -1.854, -1.94, -2.067, -2.004], "yaxis": "y"}, {"hovertemplate": "scaffold_grouped=O=C(c1cncnc1)N1CC2CN(CCC(c3ccccc3)C3CCNCC3)CC2C1<br>component 1=%{x}<br>component 2=%{y}<extra></extra>", "legendgroup": "O=C(c1cncnc1)N1CC2CN(CCC(c3ccccc3)C3CCNCC3)CC2C1", "marker": {"color": "#EF553B", "symbol": "hourglass"}, "mode": "markers", "name": "O=C(c1cncnc1)N1CC2CN(CCC(c3ccccc3)C3CCNCC3)CC2C1", "orientation": "v", "showlegend": true, "type": "scatter", "x": [2.064, 2.017, 2.05, 2.05, 1.994, 2.051, 2.099, 2.061, 2.046, 2.049], "xaxis": "x", "y": [0.5678, 0.6868, 0.3771, 0.343, 0.712, 0.3453, 0.4408, 0.334, 0.3299, 0.3103], "yaxis": "y"}, {"hovertemplate": "scaffold_grouped=O=C(Nc1cccc(C2CCN(Cc3ccccc3)CC2)c1)c1cnccn1<br>component 1=%{x}<br>component 2=%{y}<extra></extra>", "legendgroup": "O=C(Nc1cccc(C2CCN(Cc3ccccc3)CC2)c1)c1cnccn1", "marker": {"color": "#00cc96", "symbol": "bowtie"}, "mode": "markers", "name": "O=C(Nc1cccc(C2CCN(Cc3ccccc3)CC2)c1)c1cnccn1", "orientation": "v", "showlegend": true, "type": "scatter", "x": [-1.033, -1.044, -1.174, -1.213, -0.9625, -0.9642, -1.042, -1.122, -1.093, -1.158, -1.145, -1.166], "xaxis": "x", "y": [0.556, 0.5177, 0.7164, 0.6236, 0.6278, 0.5464, 0.4759, 0.629, 0.4952, 0.5137, 0.5704, 0.6039], "yaxis": "y"}, {"hovertemplate": "scaffold_grouped=O=C(c1ccccc1)N1CCC(N2CCC(Cc3ccccc3)CC2)CC1<br>component 1=%{x}<br>component 2=%{y}<extra></extra>", "legendgroup": "O=C(c1ccccc1)N1CCC(N2CCC(Cc3ccccc3)CC2)CC1", "marker": {"color": "#ab63fa", "symbol": "circle"}, "mode": "markers", "name": "O=C(c1ccccc1)N1CCC(N2CCC(Cc3ccccc3)CC2)CC1", "orientation": "v", "showlegend": true, "type": "scatter", "x": [1.554, 1.701, 1.63, 1.499, 1.51, 1.653, 1.511, 1.705, 1.669, 1.546, 1.371, 1.691], "xaxis": "x", "y": [-1.279, -1.374, -1.368, -1.718, -1.346, -1.327, -1.343, -1.213, -1.368, -1.707, -1.338, -1.416], "yaxis": "y"}, {"hovertemplate": "scaffold_grouped=O=C(NCCCN1CCC(N(Cc2cccnc2)c2ccccc2)CC1)c1cccnc1<br>component 1=%{x}<br>component 2=%{y}<extra></extra>", "legendgroup": "O=C(NCCCN1CCC(N(Cc2cccnc2)c2ccccc2)CC1)c1cccnc1", "marker": {"color": "#FFA15A", "symbol": "square"}, "mode": "markers", "name": "O=C(NCCCN1CCC(N(Cc2cccnc2)c2ccccc2)CC1)c1cccnc1", "orientation": "v", "showlegend": true, "type": "scatter", "x": [0.8371, 0.8178, 0.8317, 0.7728, 0.6302, 0.7485, 0.7712, 0.7816, 0.7791, 0.7357, 0.7001, 0.8048, 0.9668, 0.7824], "xaxis": "x", "y": [0.1045, 0.2097, 0.263, 0.06905, 0.3915, 0.1435, 0.2155, 0.1103, 0.09461, 0.08661, 0.1217, 0.08886, 0.2489, 0.1496], "yaxis": "y"}, {"hovertemplate": "scaffold_grouped=O=C(NCc1ccccc1)C1CCN(CCCN(C(=O)C2CCNCC2)c2ccccc2)CC1<br>component 1=%{x}<br>component 2=%{y}<extra></extra>", "legendgroup": "O=C(NCc1ccccc1)C1CCN(CCCN(C(=O)C2CCNCC2)c2ccccc2)CC1", "marker": {"color": "#19d3f3", "symbol": "diamond"}, "mode": "markers", "name": "O=C(NCc1ccccc1)C1CCN(CCCN(C(=O)C2CCNCC2)c2ccccc2)CC1", "orientation": "v", "showlegend": true, "type": "scatter", "x": [-0.07846, -0.03949, 0.1008, 0.04295, 0.1788, 0.1498, -0.02231, 0.05308, 0.1881, 0.16], "xaxis": "x", "y": [0.3869, 0.4098, 0.5824, 0.4155, 0.6184, 0.542, 0.2881, 0.5661, 0.4902, 0.5382], "yaxis": "y"}, {"hovertemplate": "scaffold_grouped=O=C(c1ccccc1)N1CCC(N2CCN(Cc3ccccc3)CC2)CC1<br>component 1=%{x}<br>component 2=%{y}<extra></extra>", "legendgroup": "O=C(c1ccccc1)N1CCC(N2CCN(Cc3ccccc3)CC2)CC1", "marker": {"color": "#FF6692", "symbol": "cross"}, "mode": "markers", "name": "O=C(c1ccccc1)N1CCC(N2CCN(Cc3ccccc3)CC2)CC1", "orientation": "v", "showlegend": true, "type": "scatter", "x": [2.185, 2.01, 2.571, 2.025, 2.113, 2.702, 2.113, 1.97, 2.054, 2.168, 1.592, 2.122, 1.99, 2.63, 2.505, 2.069, 2.394], "xaxis": "x", "y": [-1.038, -1.166, -1.08, -0.8964, -1.12, -1.274, -1.093, -1.391, -0.8378, -1.124, -1.435, -1.185, -1.329, -1.196, -1.161, -0.9713, -1.3], "yaxis": "y"}, {"hovertemplate": "scaffold_grouped=c1cnc2c(c1)ccc1cccnc12<br>component 1=%{x}<br>component 2=%{y}<extra></extra>", "legendgroup": "c1cnc2c(c1)ccc1cccnc12", "marker": {"color": "#B6E880", "symbol": "x"}, "mode": "markers", "name": "c1cnc2c(c1)ccc1cccnc12", "orientation": "v", "showlegend": true, "type": "scatter", "x": [0.6831, 0.2252, 0.1143, 0.1925, 0.2675, 0.5015, 0.2394, 0.1976, 0.1597, 0.2352, 0.267, 0.1598, 0.137], "xaxis": "x", "y": [0.4404, 0.7977, 1.351, 0.5466, 0.6843, 0.9647, 0.7938, 0.9097, 1.122, 0.7867, 0.6938, 1.078, 0.985], "yaxis": "y"}, {"hovertemplate": "scaffold_grouped=O=C(NCCCN1CCC(N(Cc2ccccc2)c2ccccc2)CC1)c1ccncc1<br>component 1=%{x}<br>component 2=%{y}<extra></extra>", "legendgroup": "O=C(NCCCN1CCC(N(Cc2ccccc2)c2ccccc2)CC1)c1ccncc1", "marker": {"color": "#FF97FF", "symbol": "pentagon"}, "mode": "markers", "name": "O=C(NCCCN1CCC(N(Cc2ccccc2)c2ccccc2)CC1)c1ccncc1", "orientation": "v", "showlegend": true, "type": "scatter", "x": [0.8517, 0.7669, 0.7742, 0.6955, 0.8213, 0.855, 0.8514, 0.7846, 0.8515, 0.8082, 0.8328, 0.7845, 0.8557, 0.881], "xaxis": "x", "y": [0.3083, 0.1809, 0.2174, 0.2006, 0.4439, 0.2803, 0.2936, 0.2201, 0.3324, 0.3006, 0.2553, 0.2313, 0.4544, 0.318], "yaxis": "y"}, {"hovertemplate": "scaffold_grouped=N=C(c1ccccc1)C1CCN(C2CCN(C(=O)c3ccc[nH+]c3)CC2)CC1<br>component 1=%{x}<br>component 2=%{y}<extra></extra>", "legendgroup": "N=C(c1ccccc1)C1CCN(C2CCN(C(=O)c3ccc[nH+]c3)CC2)CC1", "marker": {"color": "#FECB52", "symbol": "hexagram"}, "mode": "markers", "name": "N=C(c1ccccc1)C1CCN(C2CCN(C(=O)c3ccc[nH+]c3)CC2)CC1", "orientation": "v", "showlegend": true, "type": "scatter", "x": [1.254, 1.419, 1.408, 1.201, 1.229, 1.297, 0.833, 1.411, 1.188, 1.135, 1.331, 1.119, 0.7225], "xaxis": "x", "y": [-1.613, -1.702, -1.687, -1.665, -1.545, -1.592, -1.749, -1.688, -1.652, -1.546, -1.758, -1.528, -1.877], "yaxis": "y"}, {"hovertemplate": "scaffold_grouped=O=C(Nc1cccc(C2CCN(Cc3ccccc3)CC2)c1)c1ccccc1<br>component 1=%{x}<br>component 2=%{y}<extra></extra>", "legendgroup": "O=C(Nc1cccc(C2CCN(Cc3ccccc3)CC2)c1)c1ccccc1", "marker": {"color": "#636efa", "symbol": "star"}, "mode": "markers", "name": "O=C(Nc1cccc(C2CCN(Cc3ccccc3)CC2)c1)c1ccccc1", "orientation": "v", "showlegend": true, "type": "scatter", "x": [-0.8484, -1.006, -0.9269, -0.9102, -1.032, -0.9793, -0.9758, -1.048, -0.8924, -0.8411, -1.046, -1.101], "xaxis": "x", "y": [0.3724, 0.3837, 0.2751, 0.3476, 0.4843, 0.2311, 0.4608, 0.3634, 0.3579, 0.4782, 0.3706, 0.3803], "yaxis": "y"}, {"hovertemplate": "scaffold_grouped=O=C(Cc1ccccc1)NC1CCN(CC2CN(C(=O)C3CCCC3)CC2c2ccccc2)CC1<br>component 1=%{x}<br>component 2=%{y}<extra></extra>", "legendgroup": "O=C(Cc1ccccc1)NC1CCN(CC2CN(C(=O)C3CCCC3)CC2c2ccccc2)CC1", "marker": {"color": "#EF553B", "symbol": "diamond"}, "mode": "markers", "name": "O=C(Cc1ccccc1)NC1CCN(CC2CN(C(=O)C3CCCC3)CC2c2ccccc2)CC1", "orientation": "v", "showlegend": true, "type": "scatter", "x": [-0.272, -0.2208, -0.2249, -0.2745, -0.2355, -0.2815, -0.2052, -0.2779, -0.1698, -0.2211, -0.2651, -0.2752, -0.229], "xaxis": "x", "y": [-0.8441, -0.9094, -0.9227, -0.8596, -0.7977, -0.935, -0.5869, -0.8628, -0.826, -0.7889, -0.8172, -0.8371, -0.8556], "yaxis": "y"}, {"hovertemplate": "scaffold_grouped=c1ccc(CCCC2CCN(CC3CN(CC4CCCCC4)CC3c3ccccc3)CC2)cc1<br>component 1=%{x}<br>component 2=%{y}<extra></extra>", "legendgroup": "c1ccc(CCCC2CCN(CC3CN(CC4CCCCC4)CC3c3ccccc3)CC2)cc1", "marker": {"color": "#00cc96", "symbol": "hourglass"}, "mode": "markers", "name": "c1ccc(CCCC2CCN(CC3CN(CC4CCCCC4)CC3c3ccccc3)CC2)cc1", "orientation": "v", "showlegend": true, "type": "scatter", "x": [-1.338, -1.466, -1.331, -1.448, -1.427, -1.65, -1.495, -1.082, -1.358, -1.451, -1.633, -0.832, -1.344], "xaxis": "x", "y": [-0.3681, -0.3924, -0.3632, -0.6125, -0.3704, -0.543, -0.3797, -0.619, -0.4003, -0.5746, -0.3887, -0.4688, -0.3688], "yaxis": "y"}, {"hovertemplate": "scaffold_grouped=O=C(NCC1CCN(Cc2ccccc2OCc2ccccc2)CC1)Nc1ccccc1<br>component 1=%{x}<br>component 2=%{y}<extra></extra>", "legendgroup": "O=C(NCC1CCN(Cc2ccccc2OCc2ccccc2)CC1)Nc1ccccc1", "marker": {"color": "#ab63fa", "symbol": "bowtie"}, "mode": "markers", "name": "O=C(NCC1CCN(Cc2ccccc2OCc2ccccc2)CC1)Nc1ccccc1", "orientation": "v", "showlegend": true, "type": "scatter", "x": [-0.4218, -0.333, -0.4266, -0.3649, -0.4922, -0.367, -0.3996, -0.3599, -0.4033, -0.4057], "xaxis": "x", "y": [0.3765, 0.2498, 0.2854, 0.3453, 0.4824, 0.3217, 0.43, 0.2529, 0.3142, 0.3632], "yaxis": "y"}], "layout": {"height": 800, "legend": {"title": {"text": "scaffold_grouped"}, "tracegroupgap": 0}, "plot_bgcolor": "White", "title": {"text": "ISOmap on morganfingerprint data without scaling"}, "width": 1200, "xaxis": {"anchor": "y", "domain": [0, 1], "title": {"text": "component 1"}}, "yaxis": {"anchor": "x", "domain": [0, 1], "title": {"text": "component 2"}}}}
